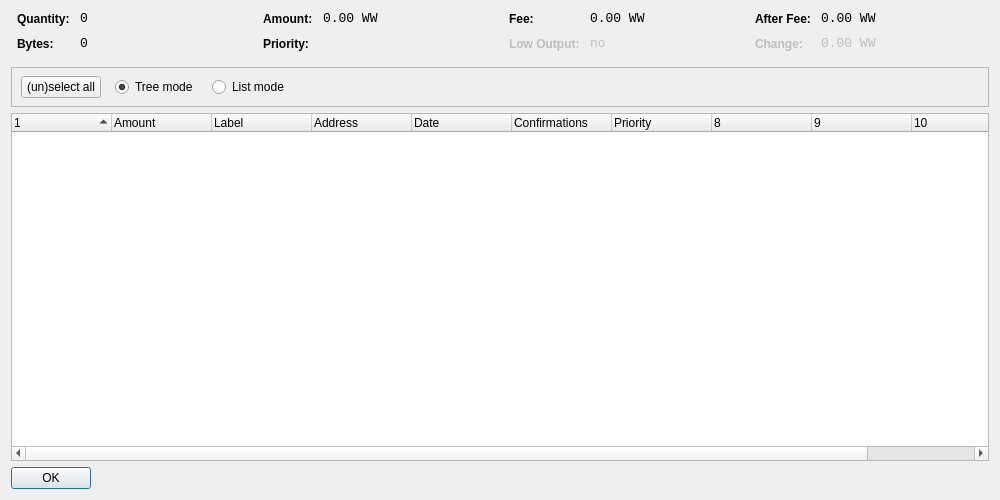
<?xml version="1.0" encoding="UTF-8"?>
<ui version="4.0">
 <class>CoinControlDialog</class>
 <widget class="QDialog" name="CoinControlDialog">
  <property name="geometry">
   <rect>
    <x>0</x>
    <y>0</y>
    <width>1000</width>
    <height>500</height>
   </rect>
  </property>
  <property name="windowTitle">
   <string>Coin Control</string>
  </property>
  <layout class="QVBoxLayout" name="verticalLayout">
   <item>
    <layout class="QHBoxLayout" name="horizontalLayoutTop" stretch="0,0,0,0">
     <property name="topMargin">
      <number>0</number>
     </property>
     <property name="bottomMargin">
      <number>10</number>
     </property>
     <item>
      <layout class="QFormLayout" name="formLayoutCoinControl1">
       <property name="horizontalSpacing">
        <number>10</number>
       </property>
       <property name="verticalSpacing">
        <number>10</number>
       </property>
       <property name="leftMargin">
        <number>6</number>
       </property>
       <property name="rightMargin">
        <number>6</number>
       </property>
       <item row="0" column="0">
        <widget class="QLabel" name="labelCoinControlQuantityText">
         <property name="styleSheet">
          <string notr="true">font-weight:bold;</string>
         </property>
         <property name="text">
          <string>Quantity:</string>
         </property>
        </widget>
       </item>
       <item row="0" column="1">
        <widget class="QLabel" name="labelCoinControlQuantity">
         <property name="font">
          <font>
           <family>Monospace</family>
           <pointsize>10</pointsize>
          </font>
         </property>
         <property name="cursor">
          <cursorShape>IBeamCursor</cursorShape>
         </property>
         <property name="contextMenuPolicy">
          <enum>Qt::ActionsContextMenu</enum>
         </property>
         <property name="text">
          <string notr="true">0</string>
         </property>
         <property name="textInteractionFlags">
          <set>Qt::LinksAccessibleByMouse|Qt::TextSelectableByKeyboard|Qt::TextSelectableByMouse</set>
         </property>
        </widget>
       </item>
       <item row="1" column="0">
        <widget class="QLabel" name="labelCoinControlBytesText">
         <property name="styleSheet">
          <string notr="true">font-weight:bold;</string>
         </property>
         <property name="text">
          <string>Bytes:</string>
         </property>
        </widget>
       </item>
       <item row="1" column="1">
        <widget class="QLabel" name="labelCoinControlBytes">
         <property name="font">
          <font>
           <family>Monospace</family>
           <pointsize>10</pointsize>
          </font>
         </property>
         <property name="cursor">
          <cursorShape>IBeamCursor</cursorShape>
         </property>
         <property name="contextMenuPolicy">
          <enum>Qt::ActionsContextMenu</enum>
         </property>
         <property name="text">
          <string notr="true">0</string>
         </property>
         <property name="textInteractionFlags">
          <set>Qt::LinksAccessibleByMouse|Qt::TextSelectableByKeyboard|Qt::TextSelectableByMouse</set>
         </property>
        </widget>
       </item>
      </layout>
     </item>
     <item>
      <layout class="QFormLayout" name="formLayoutCoinControl2">
       <property name="horizontalSpacing">
        <number>10</number>
       </property>
       <property name="verticalSpacing">
        <number>10</number>
       </property>
       <property name="leftMargin">
        <number>6</number>
       </property>
       <property name="rightMargin">
        <number>6</number>
       </property>
       <item row="0" column="0">
        <widget class="QLabel" name="labelCoinControlAmountText">
         <property name="styleSheet">
          <string notr="true">font-weight:bold;</string>
         </property>
         <property name="text">
          <string>Amount:</string>
         </property>
        </widget>
       </item>
       <item row="0" column="1">
        <widget class="QLabel" name="labelCoinControlAmount">
         <property name="font">
          <font>
           <family>Monospace</family>
           <pointsize>10</pointsize>
          </font>
         </property>
         <property name="cursor">
          <cursorShape>IBeamCursor</cursorShape>
         </property>
         <property name="contextMenuPolicy">
          <enum>Qt::ActionsContextMenu</enum>
         </property>
         <property name="text">
          <string notr="true">0.00 WW</string>
         </property>
         <property name="textInteractionFlags">
          <set>Qt::LinksAccessibleByMouse|Qt::TextSelectableByKeyboard|Qt::TextSelectableByMouse</set>
         </property>
        </widget>
       </item>
       <item row="1" column="0">
        <widget class="QLabel" name="labelCoinControlPriorityText">
         <property name="styleSheet">
          <string notr="true">font-weight:bold;</string>
         </property>
         <property name="text">
          <string>Priority:</string>
         </property>
        </widget>
       </item>
       <item row="1" column="1">
        <widget class="QLabel" name="labelCoinControlPriority">
         <property name="font">
          <font>
           <family>Monospace</family>
           <pointsize>10</pointsize>
          </font>
         </property>
         <property name="cursor">
          <cursorShape>IBeamCursor</cursorShape>
         </property>
         <property name="contextMenuPolicy">
          <enum>Qt::ActionsContextMenu</enum>
         </property>
         <property name="text">
          <string/>
         </property>
         <property name="textInteractionFlags">
          <set>Qt::LinksAccessibleByMouse|Qt::TextSelectableByKeyboard|Qt::TextSelectableByMouse</set>
         </property>
        </widget>
       </item>
      </layout>
     </item>
     <item>
      <layout class="QFormLayout" name="formLayoutCoinControl3">
       <property name="horizontalSpacing">
        <number>10</number>
       </property>
       <property name="verticalSpacing">
        <number>10</number>
       </property>
       <property name="leftMargin">
        <number>6</number>
       </property>
       <property name="rightMargin">
        <number>6</number>
       </property>
       <item row="0" column="0">
        <widget class="QLabel" name="labelCoinControlFeeText">
         <property name="styleSheet">
          <string notr="true">font-weight:bold;</string>
         </property>
         <property name="text">
          <string>Fee:</string>
         </property>
        </widget>
       </item>
       <item row="0" column="1">
        <widget class="QLabel" name="labelCoinControlFee">
         <property name="font">
          <font>
           <family>Monospace</family>
           <pointsize>10</pointsize>
          </font>
         </property>
         <property name="cursor">
          <cursorShape>IBeamCursor</cursorShape>
         </property>
         <property name="contextMenuPolicy">
          <enum>Qt::ActionsContextMenu</enum>
         </property>
         <property name="text">
          <string notr="true">0.00 WW</string>
         </property>
         <property name="textInteractionFlags">
          <set>Qt::LinksAccessibleByMouse|Qt::TextSelectableByKeyboard|Qt::TextSelectableByMouse</set>
         </property>
        </widget>
       </item>
       <item row="1" column="0">
        <widget class="QLabel" name="labelCoinControlLowOutputText">
         <property name="enabled">
          <bool>false</bool>
         </property>
         <property name="styleSheet">
          <string notr="true">font-weight:bold;</string>
         </property>
         <property name="text">
          <string>Low Output:</string>
         </property>
        </widget>
       </item>
       <item row="1" column="1">
        <widget class="QLabel" name="labelCoinControlLowOutput">
         <property name="enabled">
          <bool>false</bool>
         </property>
         <property name="font">
          <font>
           <family>Monospace</family>
           <pointsize>10</pointsize>
          </font>
         </property>
         <property name="cursor">
          <cursorShape>IBeamCursor</cursorShape>
         </property>
         <property name="contextMenuPolicy">
          <enum>Qt::ActionsContextMenu</enum>
         </property>
         <property name="text">
          <string notr="true">no</string>
         </property>
         <property name="textInteractionFlags">
          <set>Qt::LinksAccessibleByMouse|Qt::TextSelectableByKeyboard|Qt::TextSelectableByMouse</set>
         </property>
        </widget>
       </item>
      </layout>
     </item>
     <item>
      <layout class="QFormLayout" name="formLayoutCoinControl4">
       <property name="horizontalSpacing">
        <number>10</number>
       </property>
       <property name="verticalSpacing">
        <number>10</number>
       </property>
       <property name="leftMargin">
        <number>6</number>
       </property>
       <property name="rightMargin">
        <number>6</number>
       </property>
       <item row="0" column="0">
        <widget class="QLabel" name="labelCoinControlAfterFeeText">
         <property name="styleSheet">
          <string notr="true">font-weight:bold;</string>
         </property>
         <property name="text">
          <string>After Fee:</string>
         </property>
        </widget>
       </item>
       <item row="0" column="1">
        <widget class="QLabel" name="labelCoinControlAfterFee">
         <property name="font">
          <font>
           <family>Monospace</family>
           <pointsize>10</pointsize>
          </font>
         </property>
         <property name="cursor">
          <cursorShape>IBeamCursor</cursorShape>
         </property>
         <property name="contextMenuPolicy">
          <enum>Qt::ActionsContextMenu</enum>
         </property>
         <property name="text">
          <string notr="true">0.00 WW</string>
         </property>
         <property name="textInteractionFlags">
          <set>Qt::LinksAccessibleByMouse|Qt::TextSelectableByKeyboard|Qt::TextSelectableByMouse</set>
         </property>
        </widget>
       </item>
       <item row="1" column="0">
        <widget class="QLabel" name="labelCoinControlChangeText">
         <property name="enabled">
          <bool>false</bool>
         </property>
         <property name="styleSheet">
          <string notr="true">font-weight:bold;</string>
         </property>
         <property name="text">
          <string>Change:</string>
         </property>
        </widget>
       </item>
       <item row="1" column="1">
        <widget class="QLabel" name="labelCoinControlChange">
         <property name="enabled">
          <bool>false</bool>
         </property>
         <property name="font">
          <font>
           <family>Monospace</family>
           <pointsize>10</pointsize>
          </font>
         </property>
         <property name="cursor">
          <cursorShape>IBeamCursor</cursorShape>
         </property>
         <property name="contextMenuPolicy">
          <enum>Qt::ActionsContextMenu</enum>
         </property>
         <property name="text">
          <string notr="true">0.00 WW</string>
         </property>
         <property name="textInteractionFlags">
          <set>Qt::LinksAccessibleByMouse|Qt::TextSelectableByKeyboard|Qt::TextSelectableByMouse</set>
         </property>
        </widget>
       </item>
      </layout>
     </item>
    </layout>
   </item>
   <item>
    <widget class="QFrame" name="frame">
     <property name="minimumSize">
      <size>
       <width>0</width>
       <height>40</height>
      </size>
     </property>
     <property name="frameShape">
      <enum>QFrame::StyledPanel</enum>
     </property>
     <property name="frameShadow">
      <enum>QFrame::Sunken</enum>
     </property>
     <widget class="QWidget" name="horizontalLayoutWidget">
      <property name="geometry">
       <rect>
        <x>10</x>
        <y>0</y>
        <width>781</width>
        <height>41</height>
       </rect>
      </property>
      <layout class="QHBoxLayout" name="horizontalLayoutPanel" stretch="0,0,0,0,0">
       <property name="spacing">
        <number>14</number>
       </property>
       <item>
        <widget class="QPushButton" name="pushButtonSelectAll">
         <property name="sizePolicy">
          <sizepolicy hsizetype="Maximum" vsizetype="Fixed">
           <horstretch>0</horstretch>
           <verstretch>0</verstretch>
          </sizepolicy>
         </property>
         <property name="text">
          <string>(un)select all</string>
         </property>
        </widget>
       </item>
       <item>
        <widget class="QRadioButton" name="radioTreeMode">
         <property name="sizePolicy">
          <sizepolicy hsizetype="Maximum" vsizetype="Fixed">
           <horstretch>0</horstretch>
           <verstretch>0</verstretch>
          </sizepolicy>
         </property>
         <property name="text">
          <string>Tree mode</string>
         </property>
         <property name="checked">
          <bool>true</bool>
         </property>
        </widget>
       </item>
       <item>
        <widget class="QRadioButton" name="radioListMode">
         <property name="sizePolicy">
          <sizepolicy hsizetype="Maximum" vsizetype="Fixed">
           <horstretch>0</horstretch>
           <verstretch>0</verstretch>
          </sizepolicy>
         </property>
         <property name="text">
          <string>List mode</string>
         </property>
        </widget>
       </item>
       <item>
        <spacer name="horizontalSpacer">
         <property name="orientation">
          <enum>Qt::Horizontal</enum>
         </property>
         <property name="sizeHint" stdset="0">
          <size>
           <width>40</width>
           <height>20</height>
          </size>
         </property>
        </spacer>
       </item>
      </layout>
     </widget>
    </widget>
   </item>
   <item>
    <widget class="CoinControlTreeWidget" name="treeWidget">
     <property name="contextMenuPolicy">
      <enum>Qt::CustomContextMenu</enum>
     </property>
     <property name="sortingEnabled">
      <bool>false</bool>
     </property>
     <property name="columnCount">
      <number>11</number>
     </property>
     <attribute name="headerShowSortIndicator" stdset="0">
      <bool>true</bool>
     </attribute>
     <attribute name="headerStretchLastSection">
      <bool>false</bool>
     </attribute>
     <column>
      <property name="text">
       <string/>
      </property>
     </column>
     <column>
      <property name="text">
       <string>Amount</string>
      </property>
     </column>
     <column>
      <property name="text">
       <string>Label</string>
      </property>
     </column>
     <column>
      <property name="text">
       <string>Address</string>
      </property>
     </column>
     <column>
      <property name="text">
       <string>Date</string>
      </property>
     </column>
     <column>
      <property name="text">
       <string>Confirmations</string>
      </property>
      <property name="toolTip">
       <string>Confirmed</string>
      </property>
     </column>
     <column>
      <property name="text">
       <string>Priority</string>
      </property>
     </column>
     <column>
      <property name="text">
       <string/>
      </property>
     </column>
     <column>
      <property name="text">
       <string/>
      </property>
     </column>
     <column>
      <property name="text">
       <string/>
      </property>
     </column>
     <column>
      <property name="text">
       <string/>
      </property>
     </column>
    </widget>
   </item>
   <item>
    <widget class="QDialogButtonBox" name="buttonBox">
     <property name="sizePolicy">
      <sizepolicy hsizetype="Maximum" vsizetype="Fixed">
       <horstretch>0</horstretch>
       <verstretch>0</verstretch>
      </sizepolicy>
     </property>
     <property name="orientation">
      <enum>Qt::Horizontal</enum>
     </property>
     <property name="standardButtons">
      <set>QDialogButtonBox::Ok</set>
     </property>
    </widget>
   </item>
  </layout>
 </widget>
 <customwidgets>
  <customwidget>
   <class>CoinControlTreeWidget</class>
   <extends>QTreeWidget</extends>
   <header>coincontroltreewidget.h</header>
  </customwidget>
 </customwidgets>
 <resources/>
 <connections/>
</ui>
